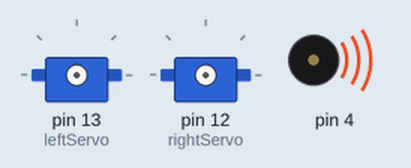
The sketch below on a simulated Arduino Uno, built with avr-gcc and run on an emulated ATmega328P. Parts: 2 × servo, buzzer (waves = sounding).

Above: at 0.1 s.
At 8.6 s:
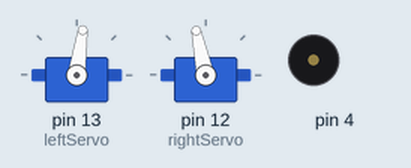
At 12.7 s:
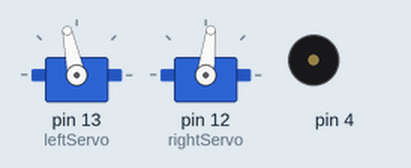
At 16.2 s:
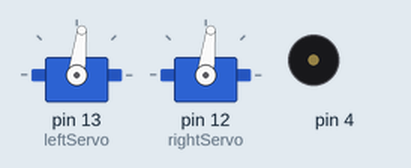
Timing chart, 0 to 17.7 s (numbered marks = the images above):
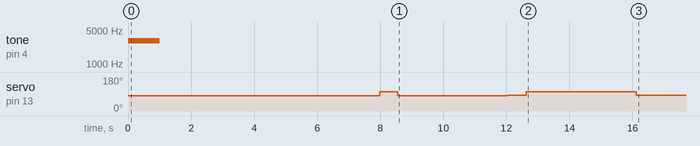

The sketch:

Maneuvering.ino
```cpp
#include <Servo.h>

Servo leftServo;
Servo rightServo;

void setup() {
  tone(4, 3000, 1000);
  delay(1000);

  leftServo.attach(13);
  rightServo.attach(12);
  int meter_time = 6980; //100% = 43.75rpm @1400/1600 us
  int half_meter = 3490;

  //Forwards
  leftServo.writeMicroseconds(1385);
  rightServo.writeMicroseconds(1600);
  delay(meter_time);

  //Right Turn
  leftServo.writeMicroseconds(1600);
  rightServo.writeMicroseconds(1600);
  delay(580);

  //Forwards
  leftServo.writeMicroseconds(1385);
  rightServo.writeMicroseconds(1600);
  delay(half_meter);

  //Left Turn
  leftServo.writeMicroseconds(1400);
  rightServo.writeMicroseconds(1400);
  delay(580);

  //Backwards
  leftServo.writeMicroseconds(1600);
  rightServo.writeMicroseconds(1400);
  delay(half_meter);

  //180 Turn
  leftServo.writeMicroseconds(1400);
  rightServo.writeMicroseconds(1400);
  delay(1180);

  leftServo.detach();
  rightServo.detach();
}

void loop() {
  // put your main code here, to run repeatedly:

}
```
